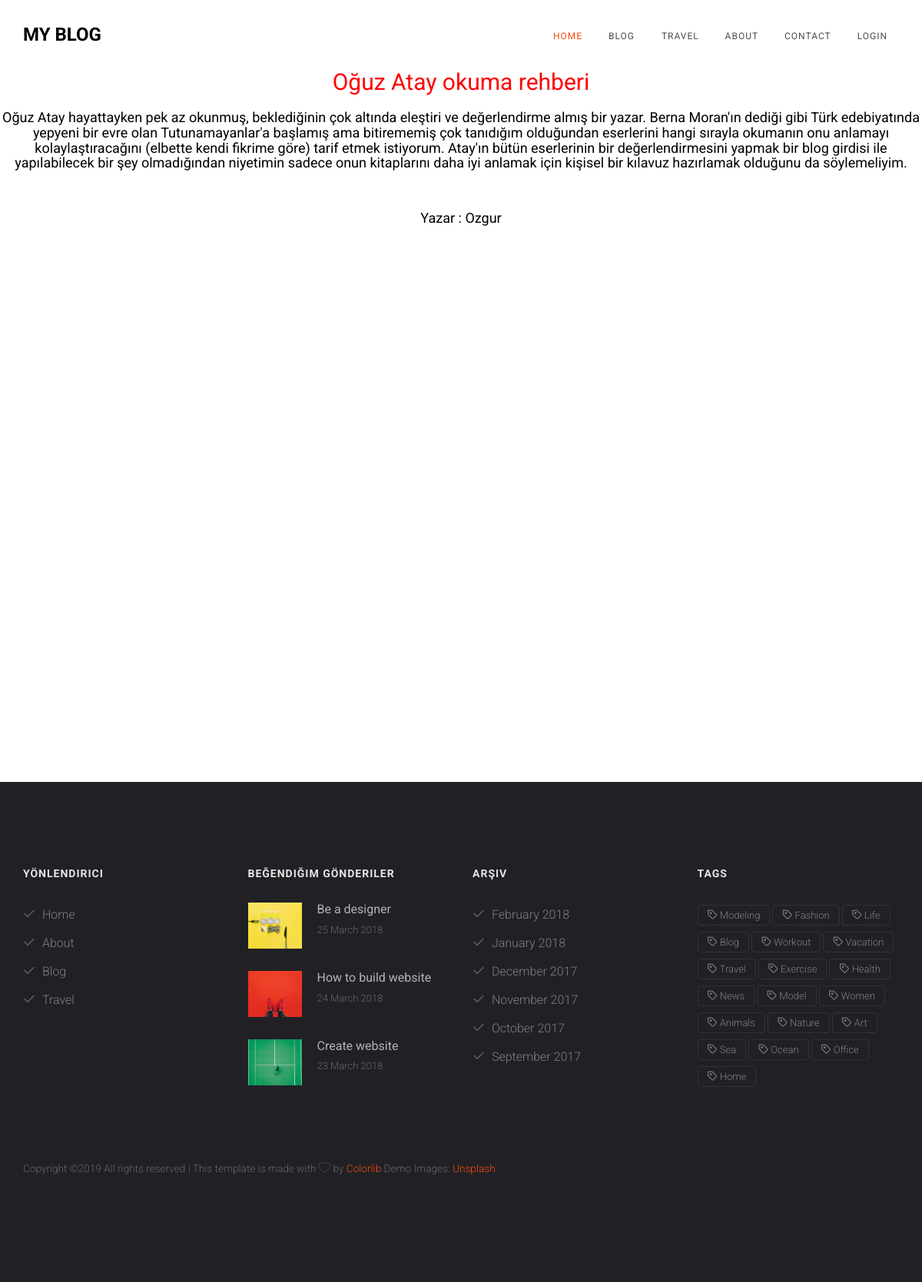
Page /welcome/showposts/OguzAtayokumarehberi on the committed database.
### tables this page shows
CREATE TABLE `posts` (
  `id` int(11) NOT NULL,
  `title` varchar(255) NOT NULL,
  `content` text NOT NULL,
  `senddate` varchar(255) NOT NULL,
  `membername` varchar(255) NOT NULL,
  `about` varchar(255) NOT NULL,
  `url` varchar(255) NOT NULL
);

### application/controllers/Welcome.php (called while the page is built, shortened)
    <?php
class Welcome extends CI_Controller
{
    public function showposts($url){
        $this->load->model('Post');
        $query['data'] = $this->Post->getPostByUrl($url);
        $this->load->view('header');
        $this->load->view('showpost', $query);
        $this->load->view('footer');
    }
}

### index.php (called while the page is built, shortened)
<?php
require_once BASEPATH.'core/CodeIgniter.php';

### application/models/Post.php (called while the page is built, shortened)
<?php
class Post extends CI_Model
{
    public function getPostByUrl($url)
    {
        return $this->db->get_where('posts', array('url' => $url))->row();
    }
}

### application/views/showpost.php (the view, shortened to what this page needs)
<center>
    <h2 id="personel" style="color:red;"><?php echo $data->title;?></h2>
    <h4 id=""><?php echo $data->content ?></h4><br>
    <h4>Yazar : <?php echo $data->membername; ?></h4>
    <br><br><br><br><br><br><br><br><br><br><br><br><br><br><br><br><br><br><br><br><br><br>
</center>

### application/views/header.php (shortened to what this page needs)
<!DOCTYPE HTML>
<html>
<head>
    <link rel="stylesheet" href="<?php echo base_url();?>assets/css/animate.css">
    <link rel="stylesheet" href="<?php echo base_url();?>assets/css/icomoon.css">
    <link rel="stylesheet" href="<?php echo base_url();?>assets/css/bootstrap.css">
    <link rel="stylesheet" href="<?php echo base_url();?>assets/css/magnific-popup.css">
    <link rel="stylesheet" href="<?php echo base_url();?>assets/css/flexslider.css">
    <link rel="stylesheet" href="<?php echo base_url();?>assets/css/owl.carousel.min.css">
    <link rel="stylesheet" href="<?php echo base_url();?>assets/css/owl.theme.default.min.css">
    <link rel="stylesheet" href="<?php echo base_url();?>assets/css/style.css">
</head>
<body>
<div id="page">
    <nav class="colorlib-nav" role="navigation">
        <div class="top-menu">
            <div class="container">
                <div class="row">
                    <div class="col-xs-2">
                        <div id="colorlib-logo"><a href="<?php echo base_url();?>">My Blog</a></div>
                    </div>
                    <div class="col-xs-10 text-right menu-1">
                        <ul>
                            <li class="active"><a href="<?php echo base_url();?>welcome">Home</a></li>
                            <li class="has-dropdown">
                                <a href="<?php echo base_url();?>blog">Blog</a>
                            </li>
                            <li><a href="<?php echo base_url();?>travel">Travel</a></li>
                            <li><a href="<?php echo base_url();?>about">About</a></li>
                            <li><a href="<?php echo base_url();?>contact">Contact</a></li>
                            <li><a href="<?php echo base_url();?>LoginUser"><?php
                                    if(!$this->session->username) {
                                        echo "Login";
                                    }
                                    else{
                                        echo $this->session->username;
                                    }
                                    ?></a></li>
                        </ul>
                    </div>
                </div>
            </div>
        </div>
    </nav>

### application/views/footer.php (shortened to what this page needs)
<footer id="colorlib-footer" role="contentinfo">
    <div class="container">
        <div class="row row-pb-md">
            <div class="col-md-3">
                <h2>Yönlendirici</h2>
                <p>
                <ul class="colorlib-footer-links">
                    <li><a href="<?php echo base_url();?>Home"><i class="icon-check"></i> Home</a></li>
                    <li><a href="<?php echo base_url();?>about"><i class="icon-check"></i> About</a></li>
                    <li><a href="<?php echo base_url();?>blog"><i class="icon-check"></i> Blog</a></li>
                    <li><a href="<?php echo base_url();?>travel"><i class="icon-check"></i> Travel</a></li>
                </ul>
                </p>
            </div>
            <div class="col-md-3">
                <h2>Beğendiğim Gönderiler</h2>
                <div class="f-blog">
                    <a href="<?php echo base_url();?>blog" class="blog-img" style="background-image: url(<?php echo base_url();?>assets/images/blog-1.jpg);">
                    </a>
                    <div class="desc">
                        <h3><a href="<?php echo base_url();?>blog">Be a designer</a></h3>
                        <p class="admin"><span>25 March 2018</span></p>
                    </div>
                </div>
                <div class="f-blog">
                    <a href="<?php echo base_url();?>blog" class="blog-img" style="background-image: url(<?php echo base_url();?>assets/images/blog-2.jpg);">
                    </a>
                    <div class="desc">
                        <h3><a href="<?php echo base_url();?>blog">How to build website</a></h3>
                        <p class="admin"><span>24 March 2018</span></p>
                    </div>
                </div>
                <div class="f-blog">
                    <a href="<?php echo base_url();?>blog" class="blog-img" style="background-image: url(<?php echo base_url();?>assets/images/blog-3.jpg);">
                    </a>
                    <div class="desc">
                        <h3><a href="<?php echo base_url();?>blog">Create website</a></h3>
                        <p class="admin"><span>23 March 2018</span></p>
                    </div>
                </div>
            </div>
            <div class="col-md-3">
                <h2>Arşiv</h2>
                <p>
                <ul class="colorlib-footer-links">
                    <li><a href="#"><i class="icon-check"></i> February 2018</a></li>
                    <li><a href="#"><i class="icon-check"></i> January 2018</a></li>
                    <li><a href="#"><i class="icon-check"></i> December 2017</a></li>
                    <li><a href="#"><i class="icon-check"></i> November 2017</a></li>
                    <li><a href="#"><i class="icon-check"></i> October 2017</a></li>
                    <li><a href="#"><i class="icon-check"></i> September 2017</a></li>
                </ul>
                </p>
            </div>
            <div class="col-md-3">
                <h2>Tags</h2>
                <p class="tags">
                    <span><a href="#"><i class="icon-tag"></i> Modeling</a></span>
                    <span><a href="#"><i class="icon-tag"></i> Fashion</a></span>
                    <span><a href="#"><i class="icon-tag"></i> Life</a></span>
                    <span><a href="#"><i class="icon-tag"></i> Blog</a></span>
                    <span><a href="#"><i class="icon-tag"></i> Workout</a></span>
                    <span><a href="#"><i class="icon-tag"></i> Vacation</a></span>
                    <span><a href="#"><i class="icon-tag"></i> Travel</a></span>
                    <span><a href="#"><i class="icon-tag"></i> Exercise</a></span>
                    <span><a href="#"><i class="icon-tag"></i> Health</a></span>
                    <span><a href="#"><i class="icon-tag"></i> News</a></span>
                    <span><a href="#"><i class="icon-tag"></i> Model</a></span>
                    <span><a href="#"><i class="icon-tag"></i> Women</a></span>
                    <span><a href="#"><i class="icon-tag"></i> Animals</a></span>
                    <span><a href="#"><i class="icon-tag"></i> Nature</a></span>
                    <span><a href="#"><i class="icon-tag"></i> Art</a></span>
                    <span><a href="#"><i class="icon-tag"></i> Sea</a></span>
                    <span><a href="#"><i class="icon-tag"></i> Ocean</a></span>
                    <span><a href="#"><i class="icon-tag"></i> Office</a></span>
                    <span><a href="#"><i class="icon-tag"></i> Home</a></span>
                </p>
            </div>
        </div>
        <div class="row">
            <div class="col-md-12">
                <p>
                    <small class="block">
                        Copyright &copy;<script>document.write(new Date().getFullYear());</script> All rights reserved | This template is made with <i class="icon-heart" aria-hidden="true"></i> by <a href="https://colorlib.com" target="_blank">Colorlib</a>
                        </small>
                    <small class="block">Demo Images: <a href="http://unsplash.co/" target="_blank">Unsplash</a></small>
                </p>
            </div>
        </div>
    </div>
</footer>
</div>
</body>
</html>

### assets/css/style.css (style rules this page uses)
body { font-weight: 300; font-size: 16px; line-height: 2; font-family: "Roboto", Arial, sans-serif; color: #666666; background: #fff; }
#page { position: relative; overflow-x: hidden; width: 100%; height: 100%; -webkit-transition: 0.5s; -o-transition: 0.5s; transition: 0.5s; }
a { color: #F6490D; -webkit-transition: 0.5s; -o-transition: 0.5s; transition: 0.5s; }
p { margin-bottom: 20px; }
h1, h2, h3, h4, h5, h6, figure { color: #000; font-weight: 400; margin: 0 0 20px 0; }
.colorlib-nav .top-menu { padding: 25px 0; }
.colorlib-nav #colorlib-logo { font-size: 24px; margin: 0; padding: 0; line-height: 40px; font-weight: 700; text-transform: uppercase; }
.colorlib-nav #colorlib-logo a { position: relative; color: #000; }
.colorlib-nav ul { padding: 0; margin: 5px 0 0 0; }
.colorlib-nav ul li { padding: 0; margin: 0; list-style: none; display: inline; font-weight: 400; text-transform: uppercase; letter-spacing: 1px; }
.colorlib-nav ul li a { position: relative; font-size: 12px; padding: 10px 15px; color: rgba(0, 0, 0, 0.7); -webkit-transition: 0.5s; -o-transition: 0.5s; transition: 0.5s; }
.colorlib-nav ul li.has-dropdown { position: relative; }
.colorlib-nav ul li.active > a { color: #F6490D !important; position: relative; }
.colorlib-nav ul li.active > a:after { opacity: 1; -webkit-transform: translate3d(0, 0, 0); transform: translate3d(0, 0, 0); }
#colorlib-container, #colorlib-instagram, #colorlib-about, #colorlib-contact, #colorlib-footer { padding: 7em 0; clear: both; }
.f-blog { position: relative; padding-left: 90px; margin-bottom: 40px; }
.f-blog .blog-img { position: absolute; top: 0; left: 0; display: block; width: 70px; height: 60px; float: left; }
.f-blog .desc h3 { font-size: 16px; margin-bottom: 5px; }
.f-blog .desc h3 a { color: #4d4d4d; }
.f-blog .desc .admin { font-size: 13px; }
.user-img, .user, .instagram, .author-img, .blog-img { background-size: cover; background-position: center center; background-repeat: no-repeat; position: relative; }
#colorlib-footer { background: #212125; }
#colorlib-footer .colorlib-footer-links { padding: 0; margin: 0; }
#colorlib-footer .colorlib-footer-links li { padding: 0; margin: 0 0 5px 0; list-style: none; display: block; }
#colorlib-footer .colorlib-footer-links li a { color: gray; text-decoration: none; }
#colorlib-footer .colorlib-footer-links li a i { padding-right: 5px; color: #666666; }
#colorlib-footer h2 { margin-bottom: 30px; font-size: 14px; color: #e6e6e6; text-transform: uppercase; letter-spacing: 1px; font-weight: 700; }
#colorlib-footer .tags span { float: left; margin-bottom: 3px; margin-right: 3px; }
#colorlib-footer .tags span a { border: 1px solid #333333; color: gray; padding: 5px 12px; font-size: 13px; border-radius: 4px; }
#colorlib-footer .f-blog { position: relative; padding-left: 90px; margin-bottom: 40px; }
#colorlib-footer .f-blog .blog-img { position: absolute; top: 0; left: 0; display: block; width: 70px; height: 60px; float: left; }
#colorlib-footer .f-blog .desc h3 { font-size: 16px; margin-bottom: 5px; }
#colorlib-footer .f-blog .desc h3 a { color: #b3b3b3; }
#colorlib-footer .f-blog .desc .admin { font-size: 13px; }
#colorlib-offcanvas a { color: rgba(255, 255, 255, 0.5); }
#colorlib-offcanvas ul { padding: 0; margin: 0; }
#colorlib-offcanvas ul li { padding: 0; margin: 0; list-style: none; }
#colorlib-offcanvas ul li.offcanvas-has-dropdown > a { display: block; position: relative; }
#colorlib-offcanvas ul li.offcanvas-has-dropdown > a:after { position: absolute; right: 0px; font-family: 'icomoon'; speak: none; font-style: normal; font-weight: normal; font-variant: normal; text-transform: none; line-height: 1; -webkit-font-smoothing: antialiased; -moz-osx-font-smoothing: grayscale; content: "\e0c5"; font-size: 20px; color: rgba(255, 255, 255, 0.2); -webkit-transition: 0.5s; -o-transition: 0.5s; transition: 0.5s; }
.row-pb-md { padding-bottom: 4em !important; }

### application/views/showpost.php (style rules this page uses)
#personel { border-collapse: collapse; width: 100%; }

### rows in the picture
posts: title "Oğuz Atay okuma rehberi", content "Oğuz Atay hayattayken pek az okunmuş, beklediğinin çok altında eleştiri ve değerlendirme almış bir yazar. Berna Moran'ın dediği gibi Türk edebiyatında yepyeni bir evre olan Tutunamayanlar'a başlamış ama bitirememiş çok tanıdığım olduğundan eserlerini hangi sırayla okumanın onu anlamayı kolaylaştıracağını (elbette kendi fikrime göre) tarif etmek istiyorum. Atay'ın bütün eserlerinin bir değerlendirmesini yapmak bir blog girdisi ile yapılabilecek bir şey olmadığından niyetimin sadece onun kitaplarını daha iyi anlamak için kişisel bir kılavuz hazırlamak olduğunu da söylemeliyim.", membername "Ozgur"
